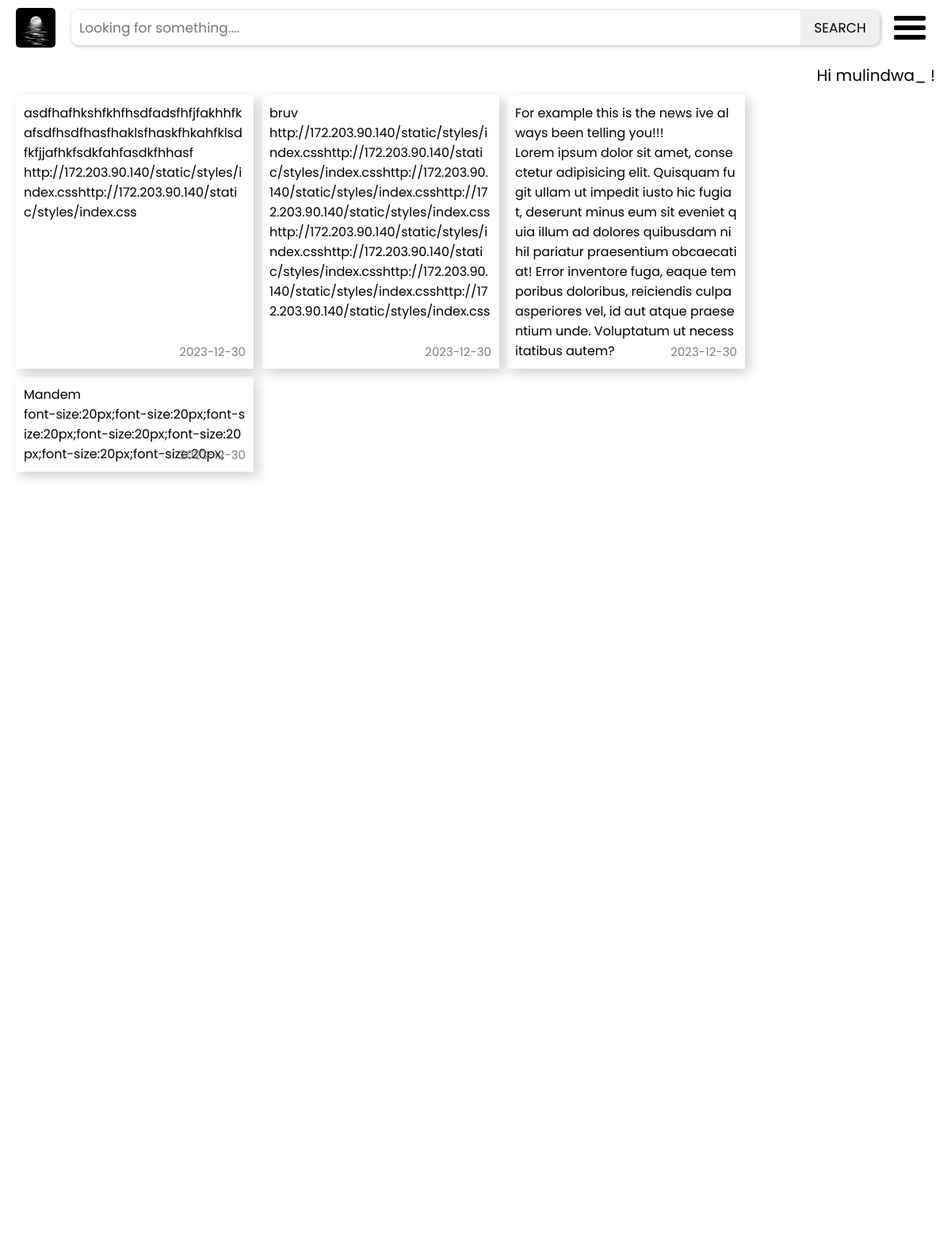
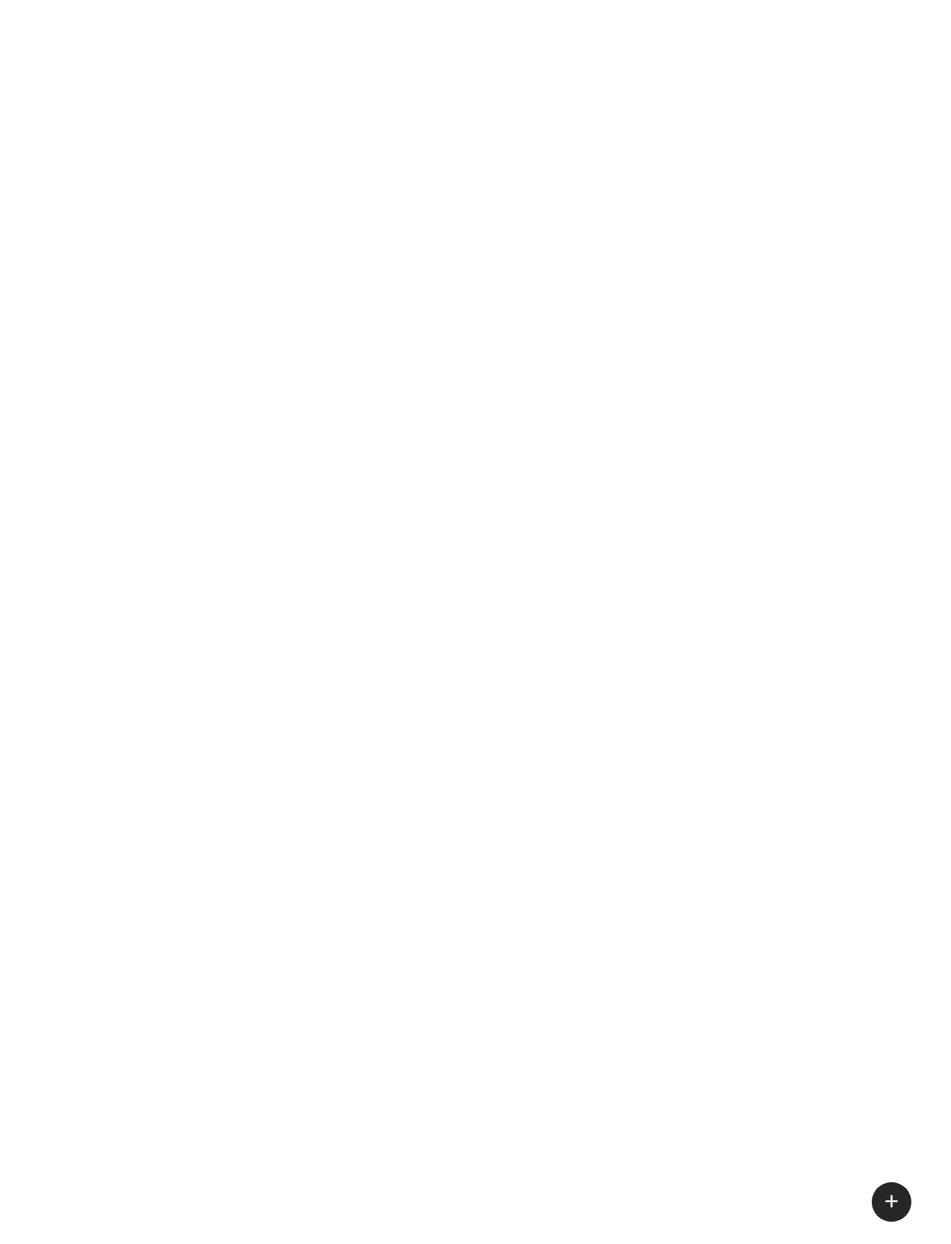
Screenshot of / (signed in) with the database file from the repository (2 pictures, top to bottom).
### flaskapp/models.py (models this page shows, shortened)
class User(db.Model, UserMixin):
        id = db.Column(db.Integer, primary_key=True)
        username = db.Column(db.String(20), unique=True, nullable=False)
        email = db.Column(db.String(120), unique=True, nullable=False)
        image_file = db.Column(db.String(20), nullable=False, default='default.jpg')
        password = db.Column(db.String(60), nullable=False)
        posts = db.relationship("Post", backref="author", lazy=True)

class Post(db.Model):
        id = db.Column(db.Integer, primary_key=True)
        title = db.Column(db.String(100), nullable=False)
        date_posted = db.Column(db.DateTime, nullable=False, default=datetime.utcnow)
        content = db.Column(db.Text, nullable=False)
        user_id = db.Column(db.Integer, db.ForeignKey("user.id"), nullable=False)

### flaskapp/main/routes.py (the view, shortened to what this page needs)
@main.route("/home",methods=["GET","POST"])
@main.route("/",methods=["GET","POST"])
@login_required
def home():
        image_file = url_for('static', filename=f"images/{current_user.image_file}")
        form = SearchForm()
        posts = Post.query.filter_by(user_id=current_user.id).order_by(Post.date_posted.desc()).all()
        if request.method == "GET":
                return render_template("index.html",title="HOME", image_file=image_file, posts=posts, form=form)

### flaskapp/main/forms.py
class SearchForm(FlaskForm):
        searchterm = StringField()
        submit = SubmitField("SEARCH")

### flaskapp/models.py (called while the page is built)
@login_manager.user_loader
def load_user(user_id):
        return User.query.get(int(user_id))

### flaskapp/templates/index.html (shortened to what this page needs)
{% extends "layout.html" %}
{% block content %}
        <div class="header">
                <div class="dp"><img  class="dp-image" src="{{ image_file }}"></div>
                <form class="search-wrapper" method="POST">
                        {{ form.searchterm(class="search-bar", placeholder="Looking for something....")}}
                        {{ form.submit(class="btn") }}
                </div>
                <div class="settings" id="js-click">
                        <span></span>
                        <span></span>
                        <span></span>
                </div>
        </div>
        <div class="greetings">
                <span>
                        Hi {{ current_user.username }} !
                </span>
        </div>
        <div class="user-notes">
                {% for post in posts %}
                <article class="card">
                        <a  href="{{ url_for('posts.post', post_id=post.id) }}">
                                <div class="card-body card-title-js">{{ post.title }}</div>
                                <div class="card-body card-body-js">{{ post.content }}</div>
                                <div class="card-date">{{ post.date_posted.strftime('%Y-%m-%d') }}</div>
                        </a>
                </article>
                {% endfor %}
        </div>
        <a href="{{ url_for('posts.new_note') }}">
                <div class="add-note">
                                <button class="btn-1" type="button">+</button>
                </div>
        </a>
{% endblock %}

### flaskapp/static/styles/index.css (style rules this page uses)
* { padding: 0; margin: 0; box-sizing: border-box; font-family: 'Poppins' , sans-serif; }
body { margin: 80px 20px; height: 3000px; }
.header { position: fixed; left: 0; right: 0; top: 0; height: 55px; display: grid; grid-template-columns: 50px 1fr 50px; gap: 20px; padding-right:0px; padding: 10px 20px; backdrop-filter: blur(100px), saturate(50%); background-color: white; z-index: 100; }
.dp-image, .dp { object-fit: cover; border-radius: 10%; width: 50px; height: 50px; }
.search-wrapper { display: grid; grid-template-columns: 1fr 100px; column-gap: 10px; width: 100%; margin: 3px 0px; box-shadow: 1px 1px 5px rgba(0,0,0,0.3); border-radius: 10px; }
.search-bar { border-radius: 10px; }
.search-wrapper .search-bar[type="text"] { border: none; padding: 0px 10px; font-size: 17px; height: inherit; min-width: 0px; }
.btn { border: none; font-size: 17px; cursor: pointer; transition: all 0.25s linear; border-bottom-right-radius: 10px; border-top-right-radius: 10px; }
.settings { display: flex; flex-direction: column; justify-content: center; cursor: pointer; position:fixed; right: 30px; top:35px; width:42px; z-index: 2000; }
.settings span { position: absolute; width: 40px; height: 6px; background: black; border-radius: 2px; transition: 0.2s all linear; }
.settings span:nth-child(1) { transform: translate(0px, 12px); }
.settings span:nth-child(3) { transform: translate(0px, -12px); }
.greetings { font-size: 20px; text-align: right; }
.card { box-shadow: 5px 5px 15px rgba(0,0,0,0.2); padding: 10px 10px; transition: 0.2s all linear; position: relative; }
.card-date { font-size:15px; color:grey; position: absolute; bottom:10px; right:10px; }
.card-body { overflow-wrap: break-word; word-break: break-all; }
.user-notes { display: grid; grid-template-columns: repeat(auto-fit, minmax(150px, 300px)); gap: 10px; position: relative; transform: translate(-50%, 0); left: 50%; margin-top: 10px; }
.user-notes a { text-decoration:none; color:black; }
.add-note { position:fixed; bottom:50px; right:50px; z-index: 100; width:50px; height: 50px; }
.btn-1 { cursor: pointer; height: inherit; width: inherit; font-size: 30px; color:white; background-color: rgba(0, 0, 0, 0.85); border:none; padding:0px; border-radius: 50%; }

### rows the page displays
User: username "mulindwa_"
Post: title "asdfhafhkshfkhfhsdfadsfhfjfakhhfkafsdfhsdfhasfhaklsfhaskfhkahfklsdfkfjjafhkfsdkfahfasdkfhhasf", content "http://172.203.90.140/static/styles/index.csshttp://172.203.90.140/static/styles/index.css", date_posted "2023-12-30"
Post: title "bruv", content "http://172.203.90.140/static/styles/index.csshttp://172.203.90.140/static/styles/index.csshttp://172.203.90.140/static/styles/index.csshttp://172.203.90.140/static/styles/index.csshttp://172.203.90.140/static/styles/index.csshttp://172.203.90.140/static/styles/index.csshttp://172.203.90.140/static/styles/index.csshttp://172.203.90.140/static/styles/index.css", date_posted "2023-12-30"
Post: title "For example this is the news ive always been telling you!!!", content "Lorem ipsum dolor sit amet, consectetur adipisicing elit. Quisquam fugit ullam ut impedit iusto hic fugiat, deserunt minus eum sit eveniet quia illum ad dolores quibusdam nihil pariatur praesentium obcaecati at! Error inventore fuga, eaque temporibus doloribus, reiciendis culpa asperiores vel, id aut atque praesentium unde. Voluptatum ut necessitatibus autem?", date_posted "2023-12-30"
Post: title "Mandem", content "font-size:20px;font-size:20px;font-size:20px;font-size:20px;font-size:20px;font-size:20px;font-size:20px;", date_posted "2023-12-30"
